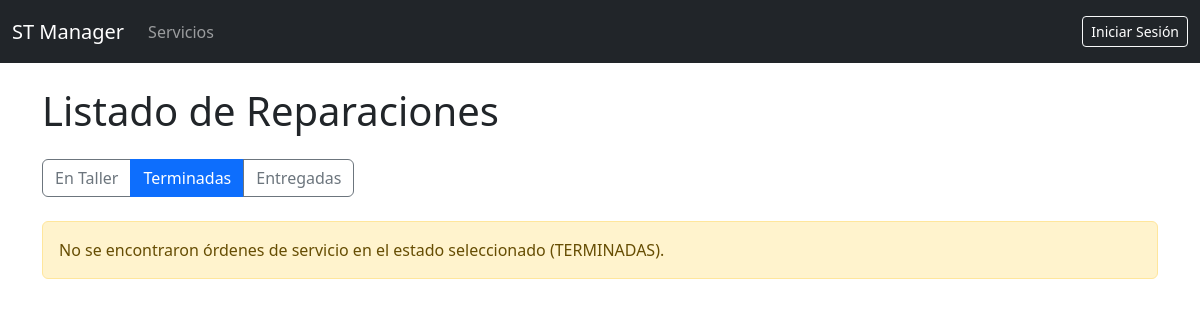
/servicios/?estado=TERMINADAS, run on an earlier commit of the app's database.
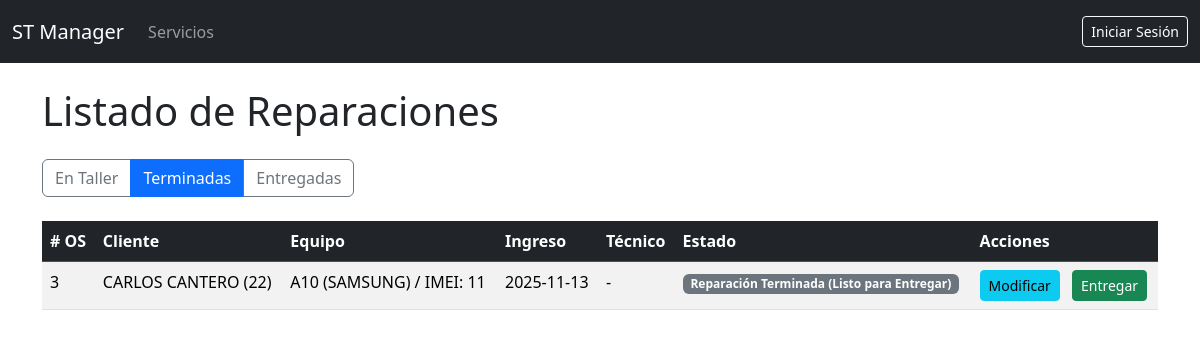
And on a later commit of the database.
### gestion_servicios/models.py (models this page shows, shortened)
class TimeStampedModel(models.Model):
    created_at = models.DateTimeField(auto_now_add=True, verbose_name="Fecha de Creación")
    updated_at = models.DateTimeField(auto_now=True, verbose_name="Última Modificación")
    class Meta:
        abstract = True
        ordering = ['-created_at']

class Reparacion(TimeStampedModel):
    ESTADO_CHOICES = [
        ('INGRESADO', 'Ingresado (Pendiente de Asignar)'),
        ('PRESUPUESTADO', 'Presupuesto Enviado'),
        ('EN_ESPERA_REP', 'En Espera de Repuestos'),
        ('EN_REPARACION', 'En Reparación'),
        ('TERMINADA', 'Reparación Terminada (Listo para Entregar)'),
        ('NO_REPARABLE', 'No Reparable'),
        ('ENTREGADA', 'Entregado al Cliente'),
    ]
    cliente = models.ForeignKey(
        Cliente,
        on_delete=models.CASCADE,
        related_name='reparaciones_cliente'
    )
    equipo = models.ForeignKey(
        Equipo,
        on_delete=models.CASCADE,
        related_name='reparaciones_equipo'
    )
    tecnico_asignado = models.ForeignKey(
        Tecnico,
        on_delete=models.SET_NULL,
        null=True,
        blank=True,
        related_name='servicios_asignados'
    )
    fecha_ingreso = models.DateTimeField(
        auto_now_add=True,
        verbose_name="Fecha de Ingreso"
    )
    fecha_entrega = models.DateTimeField(
        null=True,
        blank=True,
        verbose_name="Fecha de Entrega"
    )
    estado = models.CharField(
        max_length=20,
        choices=ESTADO_CHOICES,
        default='INGRESADO',
        verbose_name="Estado Actual"
    )
    falla_reportada = models.TextField(
        verbose_name="Falla Reportada por el Cliente"
    )
    informe_tecnico = models.TextField(
        blank=True,
        verbose_name="Diagnóstico e Informe Técnico"
    )
    mano_de_obra = models.DecimalField(
        max_digits=10,
        decimal_places=2,
        default=0.00,
        verbose_name="Costo de Mano de Obra"
    )
    saldo_final = models.DecimalField(
        max_digits=10,
        decimal_places=2,
        default=0.00,
        verbose_name="Saldo a Cobrar"
    )
    class Meta:
        verbose_name = "Orden de Servicio"
        verbose_name_plural = "Órdenes de Servicio"
        ordering = ['-fecha_ingreso']

class Cliente(TimeStampedModel):
    nombre = models.CharField(max_length=150, verbose_name="Nombre Completo")
    direccion = models.CharField(max_length=255, blank=True, null=True)
    telefono = models.CharField(max_length=20, blank=True, null=True)
    celular = models.CharField(max_length=20, blank=True, null=True)
    email = models.EmailField(max_length=255, blank=True, null=True)
    clave = models.CharField(
        max_length=50,
        unique=True,
        verbose_name="DNI/Identificación"
    )
    class Meta:
        verbose_name = "Cliente"
        verbose_name_plural = "Clientes"

class Equipo(TimeStampedModel):
    serie_imei = models.CharField(
        max_length=100,
        unique=True,
        verbose_name="Nro. Serie / IMEI",
        help_text="Clave única para identificar el equipo (IMEI, S/N, etc.)"
    )
    tipo = models.ForeignKey(
        TipoEquipo,
        on_delete=models.SET_NULL,
        null=True,
        blank=True,
        verbose_name="Tipo de Equipo"
    )
    marca = models.ForeignKey(
        Marca,
        on_delete=models.SET_NULL,
        null=True,
        blank=True,
        verbose_name="Marca"
    )
    modelo = models.ForeignKey(
        Modelo,
        on_delete=models.SET_NULL,
        null=True,
        blank=True,
        verbose_name="Modelo"
    )
    accesorios = models.TextField(
        blank=True,
        verbose_name="Accesorios Entregados"
    )
    estado_general = models.TextField(
        blank=True,
        verbose_name="Estado General y Estético"
    )
    fecha_compra = models.DateField(
        blank=True,
        null=True,
        verbose_name="Fecha de Compra"
    )
    class Meta:
        verbose_name = "Equipo"
        verbose_name_plural = "Equipos"

class Modelo(models.Model):
    modelo = models.CharField(max_length=100, verbose_name="Modelo")
    marca = models.ForeignKey(
        Marca,
        on_delete=models.CASCADE,
        related_name='modelos',
        verbose_name="Marca"
    )
    class Meta:
        verbose_name = "Modelo"
        verbose_name_plural = "Modelos"
        unique_together = [['modelo', 'marca']]  # Un modelo único por marca
        ordering = ['marca', 'modelo']
    def __str__(self):
        return f"{self.modelo} ({self.marca.nombre})"

class Marca(models.Model):
    nombre = models.CharField(max_length=50, unique=True, verbose_name="Marca")
    class Meta:
        verbose_name = "Marca"
        verbose_name_plural = "Marcas"
        ordering = ['nombre']

### gestion_servicios/views.py (the view)
# urls.py: path('', views.ReparacionListView.as_view(), name='lista_servicios'),
class ReparacionListView(ListView):
    model = Reparacion
    template_name = 'gestion_servicios/lista_servicios.html'
    context_object_name = 'reparaciones'
    def get_queryset(self):
        filtro_estado = self.request.GET.get('estado', 'TALLER')
        queryset = Reparacion.objects.all()
        if filtro_estado == 'TERMINADAS':
            queryset = queryset.filter(estado__in=['TERMINADA', 'NO_REPARABLE'])
        elif filtro_estado == 'ENTREGADAS':
            queryset = queryset.filter(estado='ENTREGADA')
        else: # Por defecto: 'TALLER' (ingresado, presupuestado, en reparación)
            queryset = queryset.exclude(estado__in=['TERMINADA', 'NO_REPARABLE', 'ENTREGADA'])
        return queryset.order_by('-fecha_ingreso')
    def get_context_data(self, **kwargs):
        context = super().get_context_data(**kwargs)
        context['filtro_activo'] = self.request.GET.get('estado', 'TALLER')
        return context

### gestion_servicios/templates/gestion_servicios/lista_servicios.html (shortened to what this page needs)
{% extends "base.html" %}
{% block content %}
    <h1 class="mb-4">Listado de Reparaciones</h1>
    <div class="btn-group mb-4" role="group">
        <a href="{% url 'lista_servicios' %}"
           class="btn {% if filtro_activo == 'TALLER' %}btn-primary{% else %}btn-outline-secondary{% endif %}">
            En Taller
        </a>
        <a href="{% url 'lista_servicios' %}?estado=TERMINADAS"
           class="btn {% if filtro_activo == 'TERMINADAS' %}btn-primary{% else %}btn-outline-secondary{% endif %}">
            Terminadas
        </a>
        <a href="{% url 'lista_servicios' %}?estado=ENTREGADAS"
           class="btn {% if filtro_activo == 'ENTREGADAS' %}btn-primary{% else %}btn-outline-secondary{% endif %}">
            Entregadas
        </a>
    </div>
    {% if reparaciones %}
        <div class="table-responsive">
            <table class="table table-striped table-hover">
                <thead class="table-dark">
                    <tr>
                        <th># OS</th>
                        <th>Cliente</th>
                        <th>Equipo</th>
                        <th>Ingreso</th>
                        <th>Técnico</th>
                        <th>Estado</th>
                        <th>Acciones</th>
                    </tr>
                </thead>
                <tbody>
                    {% for rep in reparaciones %}
                    <tr>
                        <td>{{ rep.pk }}</td>
                        <td>{{ rep.cliente.nombre }} ({{ rep.cliente.clave }})</td>
                        <td>{{ rep.equipo.modelo }} / IMEI: {{ rep.equipo.serie_imei }}</td>
                        <td>{{ rep.fecha_ingreso|date:"Y-m-d" }}</td>
                        <td>{{ rep.tecnico_asignado|default:"-" }}</td>
                        <td><span class="badge bg-secondary">{{ rep.get_estado_display }}</span></td>
                        <td>
                            <a href="{% url 'modificar_servicio' pk=rep.pk %}" class="btn btn-sm btn-info me-2">Modificar</a>
                            {% if rep.estado == 'TERMINADA' or rep.estado == 'NO_REPARABLE' %}
                                <form method="post" action="{% url 'cerrar_servicio' pk=rep.pk %}" style="display:inline;">
                                    <button type="submit" class="btn btn-sm btn-success" onclick="return confirm('¿Confirma la entrega y cierre de la OS #{{ rep.pk }}?');">
                                        Entregar
                                    </button>
                                </form>
                            {% endif %}
                        </td>
                    </tr>
                    {% endfor %}
                </tbody>
            </table>
        </div>
    {% else %}
        <div class="alert alert-warning" role="alert">
            No se encontraron órdenes de servicio en el estado seleccionado ({{ filtro_activo }}).
        </div>
    {% endif %}
{% endblock %}

What changed in the data, as far as the page shows it:
now on this page (row edited): Reparacion: pk "3", cliente.nombre "CARLOS CANTERO", cliente.clave "22", equipo.modelo "A10 (SAMSUNG)", equipo.serie_imei "11", fecha_ingreso "2025-11-13", tecnico_asignado "-", estado "Reparación Terminada (Listo para Entregar)"
Also different on the page:
{{ filtro_activo }}: "TERMINADAS" → (not shown)
text no longer shown: "No se encontraron órdenes de servicio en el estado seleccionado ( )."
text now shown: "# OS Cliente Equipo Ingreso Técnico Estado Acciones"
